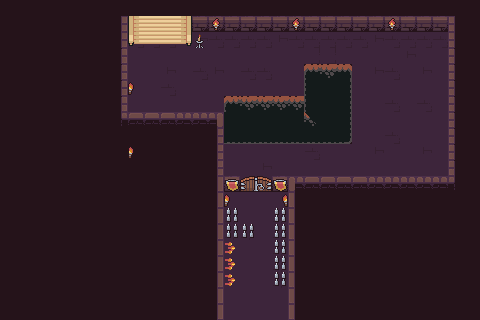

The image is a tile-based game level rendered from a .tmx file. Its description and complete source (layers, tilesets, objects, tile grids) follow:
An orthogonal 30x20 tile map with 16x16 px tiles, 3 tile layers (floor, floor2, back), 7 tilesets and 15 objects (2x portal_trigger, Player).

<map version="1.10" tiledversion="1.12.2" orientation="orthogonal" renderorder="right-down" width="30" height="20" tilewidth="16" tileheight="16" infinite="0" nextlayerid="8" nextobjectid="40">
 <tileset firstgid="1" source="Dungeon_Tileset.tsx" />
 <tileset firstgid="101" source="Combined3.tsx" />
 <tileset firstgid="213" source="TilesetHole.tsx" />
 <tileset firstgid="268" source="TilesetElement.tsx" />
 <tileset firstgid="508" source="TilesetHouse.tsx" />
 <tileset firstgid="1267" source="TilesetReliefDetail.tsx" />
 <tileset firstgid="1411" source="objects.tsx" />
 <layer id="1" name="floor" width="30" height="20">
  <data encoding="csv">
79,79,79,79,79,79,79,79,79,79,79,79,79,79,79,79,79,79,79,79,79,79,79,79,79,79,79,79,79,79,
79,79,79,79,79,79,79,79,79,79,79,79,79,79,79,79,79,79,79,79,79,79,79,79,79,79,79,79,79,79,
79,79,79,79,79,79,79,79,79,79,79,79,79,79,79,79,79,79,79,79,79,79,79,79,79,79,79,79,79,79,
79,79,79,79,79,79,79,79,79,79,79,79,79,79,79,79,79,79,79,79,79,79,79,79,79,79,79,79,79,79,
79,79,79,79,79,79,79,79,79,79,79,79,79,79,79,79,79,79,79,79,79,79,79,79,79,79,79,79,79,79,
79,79,79,79,79,79,79,79,79,79,79,79,79,79,79,79,79,79,79,79,230,230,79,79,79,79,79,79,79,79,
79,79,79,79,79,79,79,79,79,79,79,79,79,79,79,79,79,79,79,79,79,79,79,79,79,79,79,79,79,79,
79,79,79,79,79,79,79,79,79,79,79,79,79,79,79,79,79,79,79,79,79,79,79,79,79,79,79,79,79,79,
79,79,79,79,79,79,79,79,79,79,79,79,79,79,79,79,79,79,79,79,79,79,79,79,79,79,79,79,79,79,
79,79,79,79,79,79,79,79,79,79,79,79,79,79,79,79,79,79,79,79,79,79,79,79,79,79,79,79,79,79,
79,79,79,79,79,79,79,79,79,79,79,79,79,79,79,79,79,79,79,79,79,79,79,79,79,79,79,79,79,79,
79,79,79,79,79,79,79,79,79,79,79,79,79,79,79,24,24,79,79,79,79,79,79,79,79,79,79,79,79,79,
79,79,79,79,79,79,79,79,79,79,79,79,79,79,79,79,79,79,79,79,79,79,79,79,79,79,79,79,79,79,
79,79,79,79,79,79,79,79,79,79,79,79,79,79,79,79,79,79,79,79,79,79,79,79,79,79,79,79,79,79,
79,79,79,79,79,79,79,79,79,79,79,79,79,79,79,79,79,79,79,79,79,79,79,79,79,79,79,79,79,79,
79,79,79,79,79,79,79,79,79,79,79,79,79,79,79,79,79,79,79,79,79,79,79,79,79,79,79,79,79,79,
79,79,79,79,79,79,79,79,79,79,79,79,79,79,79,79,79,79,79,79,79,79,79,79,79,79,79,79,79,79,
79,79,79,79,79,79,79,79,79,79,79,79,79,79,79,79,79,79,79,79,79,79,79,79,79,79,79,79,79,79,
79,79,79,79,79,79,79,79,79,79,79,79,79,79,79,79,79,79,79,79,79,79,79,79,79,79,79,79,79,79,
79,79,79,79,79,79,79,79,79,79,79,79,79,79,79,79,79,79,79,79,79,79,79,79,79,79,79,79,79,79
</data>
 </layer>
 <objectgroup id="4" name="trigger" offsetx="1" offsety="-0.666667">
  <object id="2" name="portal_trigger" x="136" y="16.5153" width="48.6667" height="30">
   <properties>
    <property name="targetMap" value="DUNGEONMAP4" />
    <property name="targetX" type="float" value="863" />
    <property name="targetY" type="float" value="1891" />
   </properties>
  </object>
  <object id="10" name="portal_trigger" x="230.417" y="311.333" width="47.8333" height="9">
   <properties>
    <property name="targetMap" value="ICEMAP3" />
    <property name="targetX" type="float" value="39.915789474" />
    <property name="targetY" type="float" value="70.231578947" />
   </properties>
  </object>
 </objectgroup>
 <layer id="2" name="floor2" width="30" height="20">
  <data encoding="csv">
0,0,0,0,0,0,0,0,0,0,0,0,0,0,0,0,0,0,0,0,0,0,0,0,0,0,0,0,0,0,
0,0,0,0,0,0,0,21,4,4,4,4,4,4,4,4,4,4,4,4,4,4,4,4,4,4,4,4,26,0,
0,0,0,0,0,0,0,21,73,73,73,23,23,73,73,73,73,23,73,73,73,73,73,23,73,73,73,73,26,0,
0,0,0,0,0,0,0,1,80,80,80,80,80,80,80,80,80,80,80,17,17,80,80,80,24,23,24,24,6,0,
0,0,0,0,0,0,0,1,80,80,23,80,73,23,80,73,73,80,80,213,214,215,80,23,73,24,23,24,6,0,
0,0,0,0,0,0,0,1,80,80,73,80,80,80,80,80,80,80,80,224,225,226,80,80,24,24,24,24,6,0,
0,0,0,0,0,0,0,1,80,80,80,80,80,80,213,214,214,214,214,224,225,226,80,80,73,24,73,24,6,0,
0,0,0,0,0,0,0,41,42,42,42,44,44,56,225,225,225,225,225,241,225,226,80,80,24,24,24,24,6,0,
0,0,0,0,0,0,0,0,0,0,0,0,0,21,236,236,236,236,236,236,236,237,80,80,73,24,24,24,6,0,
0,0,0,0,0,0,0,0,0,0,0,0,0,21,80,80,80,80,80,73,24,24,24,23,24,24,23,24,6,0,
0,0,0,0,0,0,0,0,0,0,0,0,0,21,80,80,23,80,80,24,24,80,80,24,24,24,24,24,6,0,
0,0,0,0,0,0,0,0,0,0,0,0,0,31,5,67,68,5,55,42,42,42,42,43,44,44,44,44,46,0,
0,0,0,0,0,0,0,0,0,0,0,0,0,11,80,80,80,80,16,0,0,0,0,0,0,0,0,0,0,0,
0,0,0,0,0,0,0,0,0,0,0,0,0,11,80,80,80,80,16,0,0,0,0,0,0,0,0,0,0,0,
0,0,0,0,0,0,0,0,0,0,0,0,0,11,80,80,80,80,16,0,0,0,0,0,0,0,0,0,0,0,
0,0,0,0,0,0,0,0,0,0,0,0,0,11,80,80,80,80,16,0,0,0,0,0,0,0,0,0,0,0,
0,0,0,0,0,0,0,0,0,0,0,0,0,11,80,80,80,80,16,0,0,0,0,0,0,0,0,0,0,0,
0,0,0,0,0,0,0,0,0,0,0,0,0,11,80,80,80,80,16,0,0,0,0,0,0,0,0,0,0,0,
0,0,0,0,0,0,0,0,0,0,0,0,0,11,80,80,80,80,16,0,0,0,0,0,0,0,0,0,0,0,
0,0,0,0,0,0,0,0,0,0,0,0,0,11,80,80,80,80,16,0,0,0,0,0,0,0,0,0,0,0
</data>
 </layer>
 <layer id="3" name="back" width="30" height="20">
  <data encoding="csv">
0,0,0,0,0,0,0,0,0,0,0,0,0,0,0,0,0,0,0,0,0,0,0,0,0,0,0,0,0,0,
0,0,0,0,0,0,0,0,1046,1047,1047,1048,0,91,0,0,0,0,91,0,0,0,0,0,91,0,0,0,0,0,
0,0,0,0,0,0,0,0,1079,1080,1080,1081,101,0,0,0,0,0,0,0,0,0,0,0,0,0,0,0,0,0,
0,0,0,0,0,0,0,0,0,0,0,0,0,0,0,0,0,0,0,0,0,0,0,0,0,0,0,0,0,0,
0,0,0,0,0,0,0,0,0,0,0,0,0,0,0,0,0,0,0,0,0,0,0,0,0,0,0,0,0,0,
0,0,0,0,0,0,0,0,110,0,0,0,0,0,0,0,0,0,0,0,0,0,0,0,0,0,0,0,0,0,
0,0,0,0,0,0,0,0,0,0,0,0,0,0,0,0,0,0,0,0,0,0,0,0,0,0,0,0,0,0,
0,0,0,0,0,0,0,0,0,0,0,0,0,0,0,0,0,0,0,0,0,0,0,0,0,0,0,0,0,0,
0,0,0,0,0,0,0,0,0,0,0,0,0,0,0,0,0,0,0,0,0,0,0,0,0,0,0,0,0,0,
0,0,0,0,0,0,0,0,110,0,0,0,0,0,0,0,0,0,0,0,0,0,0,0,0,0,0,0,0,0,
0,0,0,0,0,0,0,0,0,0,0,0,0,0,0,0,0,0,0,0,0,0,0,0,0,0,0,0,0,0,
0,0,0,0,0,0,0,0,0,0,0,0,0,0,157,0,0,157,0,0,0,0,0,0,0,0,0,0,0,0,
0,0,0,0,0,0,0,0,0,0,0,0,0,0,110,0,0,2147483758,0,0,0,0,0,0,0,0,0,0,0,0,
0,0,0,0,0,0,0,0,0,0,0,0,0,0,197,0,0,197,0,0,0,0,0,0,0,0,0,0,0,0,
0,0,0,0,0,0,0,0,0,0,0,0,0,0,197,197,0,197,0,0,0,0,0,0,0,0,0,0,0,0,
0,0,0,0,0,0,0,0,0,0,0,0,0,0,181,182,0,197,0,0,0,0,0,0,0,0,0,0,0,0,
0,0,0,0,0,0,0,0,0,0,0,0,0,0,181,182,0,197,0,0,0,0,0,0,0,0,0,0,0,0,
0,0,0,0,0,0,0,0,0,0,0,0,0,0,181,182,0,197,0,0,0,0,0,0,0,0,0,0,0,0,
0,0,0,0,0,0,0,0,0,0,0,0,0,0,0,0,0,0,0,0,0,0,0,0,0,0,0,0,0,0,
0,0,0,0,0,0,0,0,0,0,0,0,0,0,0,0,0,0,0,0,0,0,0,0,0,0,0,0,0,0
</data>
 </layer>
 <objectgroup id="6" name="objects">
  <object id="6" name="Player" gid="1412" x="143.711" y="69.0303" width="32" height="32">
   <properties>
    <property name="camFollow" type="bool" value="true" />
    <property name="controller" type="bool" value="true" />
   </properties>
  </object>
  <object id="23" gid="1420" x="387.667" y="113" width="32" height="32" />
  <object id="24" gid="1420" x="406" y="71.6667" width="32" height="32" />
  <object id="25" gid="1420" x="390.667" y="164.333" width="32" height="32" />
  <object id="26" gid="1420" x="390.667" y="164.333" width="32" height="32" />
  <object id="27" gid="1420" x="247.667" y="70" width="32" height="32" />
  <object id="28" gid="1420" x="260" y="95.6666" width="32" height="32" />
  <object id="32" gid="1430" x="288.666" y="61" width="16" height="16" />
  <object id="33" gid="1430" x="319" y="53" width="16" height="16" />
  <object id="34" gid="1431" x="366" y="58.3333" width="16" height="16" />
  <object id="35" gid="1431" x="378" y="128" width="16" height="16" />
  <object id="38" gid="1442" x="241.667" y="209.333" width="16" height="16" />
  <object id="39" gid="1442" x="256.667" y="209.333" width="16" height="16" />
 </objectgroup>
</map>
